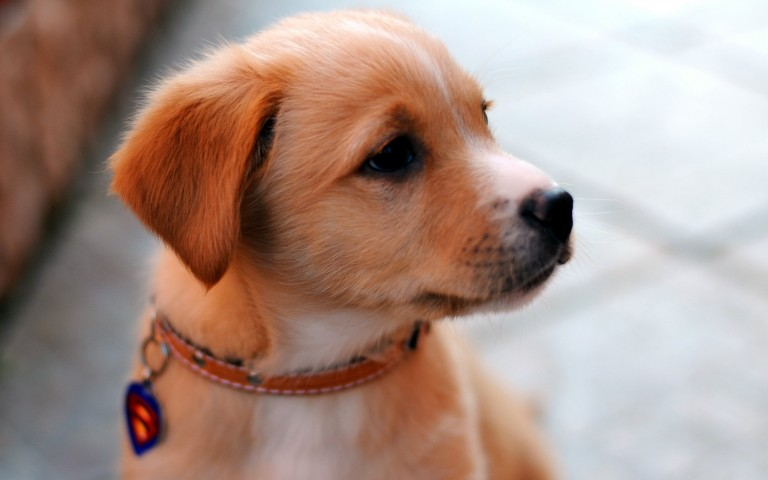
#> input picture Image to Pencil Sketch/datasets/dog.jpg, 768 x 480 px
$ python pencilsketch.py
#> lines starting #> are read from the running program, lines starting #| are printed output that depends on the picture
import cv2
import os

# Set up variables
img_path = './/datasets//dog.jpg'   # Image path

# Fail if file does not exist
if not os.path.exists(img_path):
    raise FileNotFoundError('File not found. Please check image path: ' + img_path)

image = cv2.imread(img_path)        # Read image path and assign to 'image'
#> image is the input picture: shape (480, 768, 3); mean B, G, R 134.8, 145.1, 169.5
print('Image Path: ' + img_path)

# Set image to grayscale
grayscale = cv2.cvtColor(image, cv2.COLOR_BGR2GRAY)
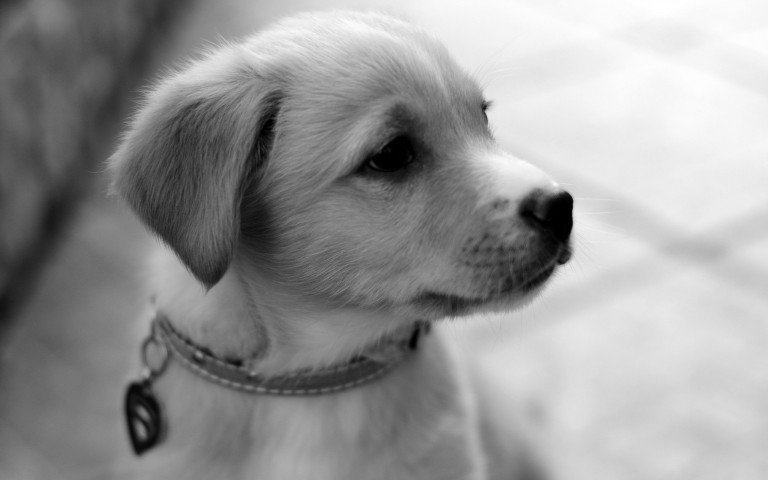
#> grayscale: shape (480, 768); min 0, max 255, mean 151.2
# Invert the grayscale image
negative = cv2.bitwise_not(grayscale)
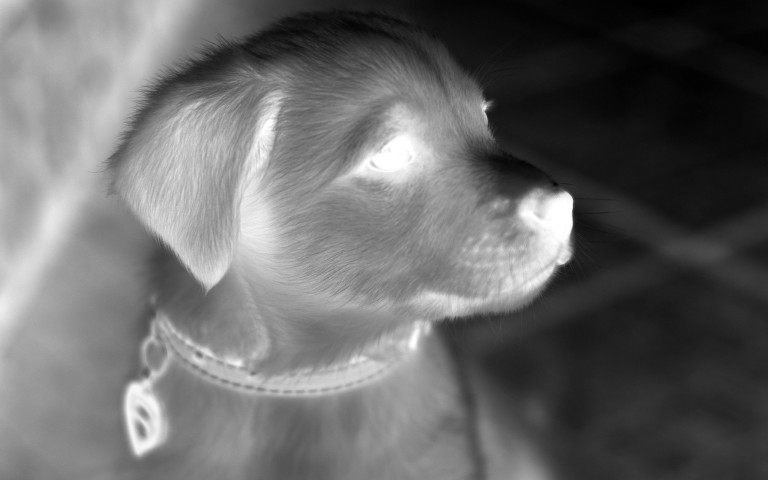
#> negative: shape (480, 768); min 0, max 255, mean 103.8
# Add blur to the inverted-grayscale image
blur = cv2.GaussianBlur(negative, (15, 15), 0)
# Finalizing the pencil sketch
sketch = cv2.divide(grayscale, blur, scale=256.0)
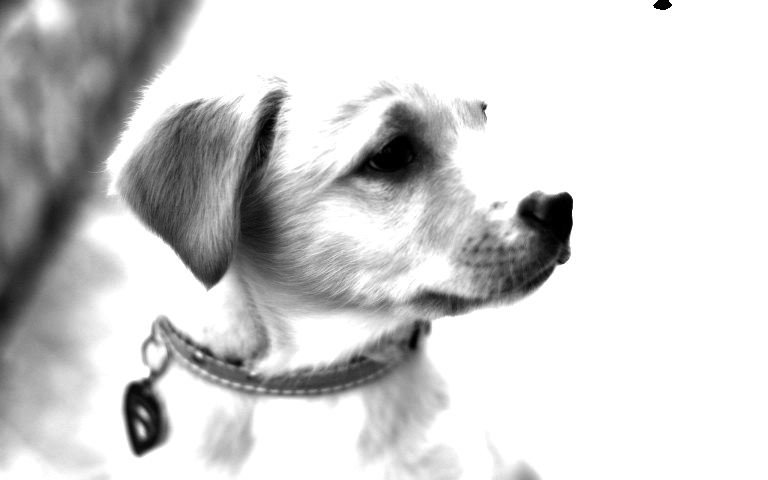
#> sketch: shape (480, 768); min 0, max 255, mean 208.3

#Show results
cv2.imshow('Original', image)
cv2.imshow('Sketch', sketch)
cv2.waitKey(0)
cv2.destroyAllWindows()
